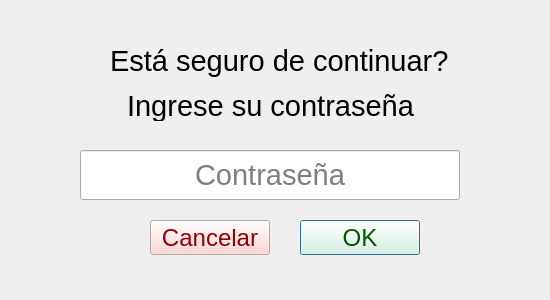
<?xml version="1.0" encoding="UTF-8"?>
<ui version="4.0">
 <class>Dialog</class>
 <widget class="QDialog" name="Dialog">
  <property name="geometry">
   <rect>
    <x>0</x>
    <y>0</y>
    <width>550</width>
    <height>300</height>
   </rect>
  </property>
  <property name="windowTitle">
   <string>Dialog</string>
  </property>
  <widget class="QLabel" name="label_6">
   <property name="geometry">
    <rect>
     <x>110</x>
     <y>40</y>
     <width>341</width>
     <height>41</height>
    </rect>
   </property>
   <property name="font">
    <font>
     <pointsize>22</pointsize>
    </font>
   </property>
   <property name="text">
    <string>Está seguro de continuar?</string>
   </property>
  </widget>
  <widget class="QPushButton" name="confirmar">
   <property name="geometry">
    <rect>
     <x>300</x>
     <y>220</y>
     <width>120</width>
     <height>35</height>
    </rect>
   </property>
   <property name="palette">
    <palette>
     <active>
      <colorrole role="Button">
       <brush brushstyle="SolidPattern">
        <color alpha="255">
         <red>230</red>
         <green>255</green>
         <blue>225</blue>
        </color>
       </brush>
      </colorrole>
      <colorrole role="ButtonText">
       <brush brushstyle="SolidPattern">
        <color alpha="255">
         <red>0</red>
         <green>85</green>
         <blue>0</blue>
        </color>
       </brush>
      </colorrole>
     </active>
     <inactive>
      <colorrole role="Button">
       <brush brushstyle="SolidPattern">
        <color alpha="255">
         <red>230</red>
         <green>255</green>
         <blue>225</blue>
        </color>
       </brush>
      </colorrole>
      <colorrole role="ButtonText">
       <brush brushstyle="SolidPattern">
        <color alpha="255">
         <red>0</red>
         <green>85</green>
         <blue>0</blue>
        </color>
       </brush>
      </colorrole>
     </inactive>
     <disabled>
      <colorrole role="Button">
       <brush brushstyle="SolidPattern">
        <color alpha="255">
         <red>230</red>
         <green>255</green>
         <blue>225</blue>
        </color>
       </brush>
      </colorrole>
      <colorrole role="ButtonText">
       <brush brushstyle="SolidPattern">
        <color alpha="255">
         <red>190</red>
         <green>190</green>
         <blue>190</blue>
        </color>
       </brush>
      </colorrole>
     </disabled>
    </palette>
   </property>
   <property name="font">
    <font>
     <pointsize>18</pointsize>
    </font>
   </property>
   <property name="text">
    <string>OK</string>
   </property>
  </widget>
  <widget class="QPushButton" name="cancelar">
   <property name="geometry">
    <rect>
     <x>150</x>
     <y>220</y>
     <width>120</width>
     <height>35</height>
    </rect>
   </property>
   <property name="palette">
    <palette>
     <active>
      <colorrole role="Button">
       <brush brushstyle="SolidPattern">
        <color alpha="255">
         <red>255</red>
         <green>203</green>
         <blue>203</blue>
        </color>
       </brush>
      </colorrole>
      <colorrole role="ButtonText">
       <brush brushstyle="SolidPattern">
        <color alpha="255">
         <red>147</red>
         <green>0</green>
         <blue>0</blue>
        </color>
       </brush>
      </colorrole>
     </active>
     <inactive>
      <colorrole role="Button">
       <brush brushstyle="SolidPattern">
        <color alpha="255">
         <red>255</red>
         <green>203</green>
         <blue>203</blue>
        </color>
       </brush>
      </colorrole>
      <colorrole role="ButtonText">
       <brush brushstyle="SolidPattern">
        <color alpha="255">
         <red>147</red>
         <green>0</green>
         <blue>0</blue>
        </color>
       </brush>
      </colorrole>
     </inactive>
     <disabled>
      <colorrole role="Button">
       <brush brushstyle="SolidPattern">
        <color alpha="255">
         <red>255</red>
         <green>203</green>
         <blue>203</blue>
        </color>
       </brush>
      </colorrole>
      <colorrole role="ButtonText">
       <brush brushstyle="SolidPattern">
        <color alpha="255">
         <red>190</red>
         <green>190</green>
         <blue>190</blue>
        </color>
       </brush>
      </colorrole>
     </disabled>
    </palette>
   </property>
   <property name="font">
    <font>
     <pointsize>18</pointsize>
    </font>
   </property>
   <property name="text">
    <string>Cancelar</string>
   </property>
  </widget>
  <widget class="QLabel" name="label_7">
   <property name="geometry">
    <rect>
     <x>100</x>
     <y>90</y>
     <width>341</width>
     <height>31</height>
    </rect>
   </property>
   <property name="font">
    <font>
     <pointsize>22</pointsize>
    </font>
   </property>
   <property name="text">
    <string>Ingrese su contraseña</string>
   </property>
   <property name="alignment">
    <set>Qt::AlignCenter</set>
   </property>
  </widget>
  <widget class="QLabel" name="mensajeError">
   <property name="geometry">
    <rect>
     <x>150</x>
     <y>0</y>
     <width>261</width>
     <height>50</height>
    </rect>
   </property>
   <property name="palette">
    <palette>
     <active>
      <colorrole role="WindowText">
       <brush brushstyle="SolidPattern">
        <color alpha="255">
         <red>255</red>
         <green>0</green>
         <blue>0</blue>
        </color>
       </brush>
      </colorrole>
      <colorrole role="Text">
       <brush brushstyle="SolidPattern">
        <color alpha="255">
         <red>255</red>
         <green>0</green>
         <blue>0</blue>
        </color>
       </brush>
      </colorrole>
      <colorrole role="PlaceholderText">
       <brush brushstyle="SolidPattern">
        <color alpha="128">
         <red>255</red>
         <green>0</green>
         <blue>0</blue>
        </color>
       </brush>
      </colorrole>
     </active>
     <inactive>
      <colorrole role="WindowText">
       <brush brushstyle="SolidPattern">
        <color alpha="255">
         <red>255</red>
         <green>0</green>
         <blue>0</blue>
        </color>
       </brush>
      </colorrole>
      <colorrole role="Text">
       <brush brushstyle="SolidPattern">
        <color alpha="255">
         <red>255</red>
         <green>0</green>
         <blue>0</blue>
        </color>
       </brush>
      </colorrole>
      <colorrole role="PlaceholderText">
       <brush brushstyle="SolidPattern">
        <color alpha="128">
         <red>255</red>
         <green>0</green>
         <blue>0</blue>
        </color>
       </brush>
      </colorrole>
     </inactive>
     <disabled>
      <colorrole role="WindowText">
       <brush brushstyle="SolidPattern">
        <color alpha="255">
         <red>190</red>
         <green>190</green>
         <blue>190</blue>
        </color>
       </brush>
      </colorrole>
      <colorrole role="Text">
       <brush brushstyle="SolidPattern">
        <color alpha="255">
         <red>190</red>
         <green>190</green>
         <blue>190</blue>
        </color>
       </brush>
      </colorrole>
      <colorrole role="PlaceholderText">
       <brush brushstyle="SolidPattern">
        <color alpha="128">
         <red>0</red>
         <green>0</green>
         <blue>0</blue>
        </color>
       </brush>
      </colorrole>
     </disabled>
    </palette>
   </property>
   <property name="font">
    <font>
     <pointsize>16</pointsize>
     <weight>75</weight>
     <bold>true</bold>
    </font>
   </property>
   <property name="text">
    <string/>
   </property>
   <property name="alignment">
    <set>Qt::AlignCenter</set>
   </property>
  </widget>
  <widget class="QLineEdit" name="contrasena">
   <property name="geometry">
    <rect>
     <x>80</x>
     <y>150</y>
     <width>380</width>
     <height>50</height>
    </rect>
   </property>
   <property name="font">
    <font>
     <pointsize>22</pointsize>
    </font>
   </property>
   <property name="autoFillBackground">
    <bool>false</bool>
   </property>
   <property name="inputMethodHints">
    <set>Qt::ImhHiddenText|Qt::ImhNoAutoUppercase|Qt::ImhNoPredictiveText|Qt::ImhSensitiveData</set>
   </property>
   <property name="echoMode">
    <enum>QLineEdit::Password</enum>
   </property>
   <property name="alignment">
    <set>Qt::AlignCenter</set>
   </property>
   <property name="placeholderText">
    <string>Contraseña</string>
   </property>
   <property name="clearButtonEnabled">
    <bool>false</bool>
   </property>
  </widget>
 </widget>
 <resources/>
 <connections/>
</ui>
